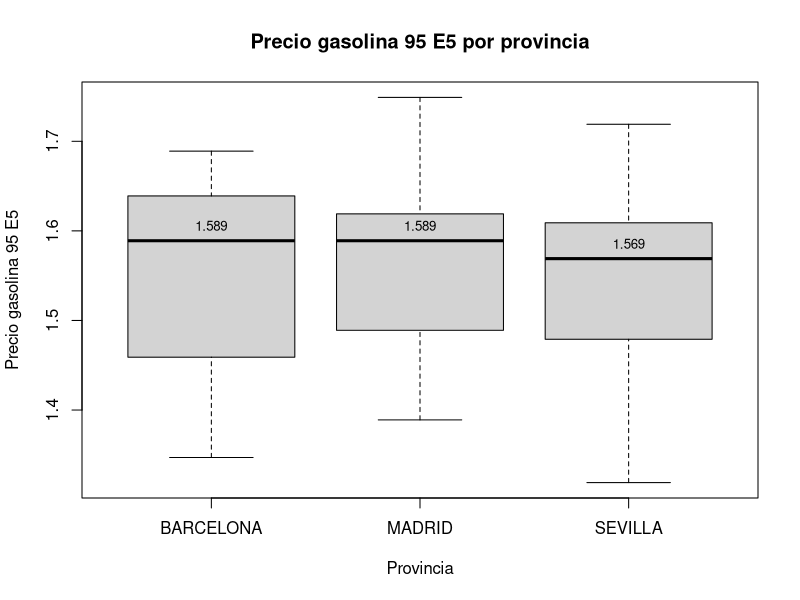
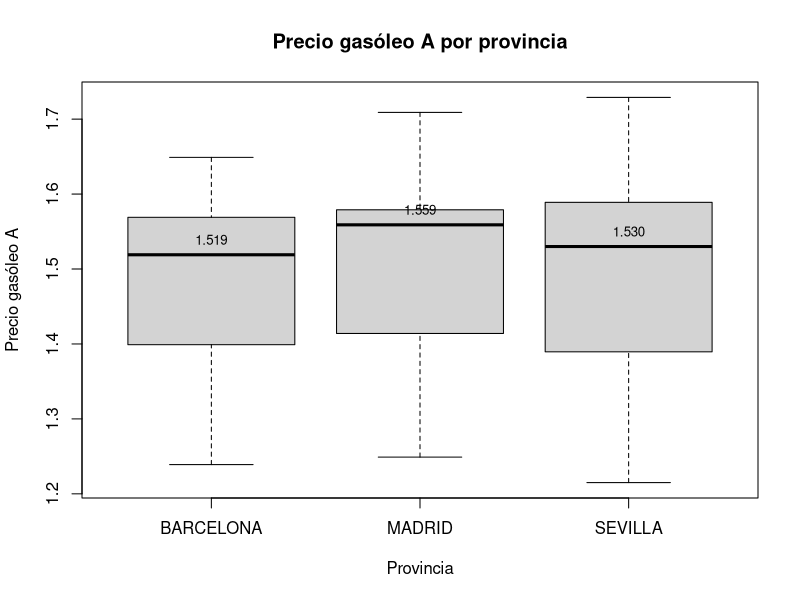

The R script that drew these images, in order:
## ---- chunk 1
install.packages("openxlsx")
library(openxlsx)
library(dplyr)
## ---- chunk 2
datos <- read.xlsx("Datos Actividad 3.xlsx", sheet = "Hidrocarburos")
datos
## ---- chunk 3
df2 <- datos |> filter(Provincia %in% c("MADRID", "BARCELONA", "SEVILLA"))
df2
## ---- chunk 4
df2$Precio.gasolina.95.E5 <- gsub(",", ".", df2$Precio.gasolina.95.E5)
df2$Precio.gasóleo.A <- gsub(",", ".", df2$Precio.gasóleo.A)
## ---- chunk 5
df2$Precio.gasolina.95.E5 <- as.numeric(df2$Precio.gasolina.95.E5)
df2$Precio.gasóleo.A <- as.numeric(df2$Precio.gasóleo.A)
df2
## ---- chunk 6
summary(df2)
## ---- chunk 7
# Según Precio.gasolina.95.E5
res_provincia_95E5 <- df2 %>%
  group_by(Provincia) %>%
  summarise(
    cantidad = n(),
    promedio = mean(Precio.gasolina.95.E5, na.rm = TRUE),
    max = max(Precio.gasolina.95.E5, na.rm = TRUE),
    min = min(Precio.gasolina.95.E5, na.rm = TRUE),
    mediana = median(Precio.gasolina.95.E5, na.rm = TRUE),
    varianza = var(Precio.gasolina.95.E5, na.rm = TRUE)
  )

print(res_provincia_95E5)
## ---- chunk 8
# Según Precio.gasolina.95.E5 creamos un boxplot por provincia con etiquetas

boxplot(df2$Precio.gasolina.95.E5 ~ df2$Provincia, main = "Precio gasolina 95 E5 por provincia", xlab = "Provincia", ylab = "Precio gasolina 95 E5")

# Agregamos las etiquetas para mejorar la visibilidad
# Calcular las medianas para cada provincia
medianas <- tapply(df2$Precio.gasolina.95.E5, df2$Provincia, median, na.rm = TRUE)

# Agregar etiquetas de texto para las medianas
text(x = 1:length(medianas), y = medianas, labels = format(medianas, digits = 4), pos = 3, cex = 0.8)

## ---- chunk 9
# Según Precio.gasóleo.A
res_provincia_gasA <- df2 %>%
  group_by(Provincia) %>%
  summarise(
    cantidad = n(),
    promedio = mean(Precio.gasóleo.A, na.rm = TRUE),
    max = max(Precio.gasóleo.A, na.rm = TRUE),
    min = min(Precio.gasóleo.A, na.rm = TRUE),
    mediana = median(Precio.gasóleo.A, na.rm = TRUE),
    varianza = var(Precio.gasóleo.A, na.rm = TRUE),
  )

print(res_provincia_gasA)
## ---- chunk 10
# Según Precio.gasóleo.A creamos un boxplot por provincia con etiquetas

boxplot(df2$Precio.gasóleo.A ~ df2$Provincia, main = "Precio gasóleo A por provincia", xlab = "Provincia", ylab = "Precio gasóleo A")

# Agregamos las etiquetas para mejorar la visibilidad
# Calcular las medianas para cada provincia
medianas <- tapply(df2$Precio.gasóleo.A, df2$Provincia, median, na.rm = TRUE)

# Agregar etiquetas de texto para las medianas
text(x = 1:length(medianas), y = medianas, labels = format(medianas, digits = 4), pos = 3, cex = 0.8)

## ---- chunk 11
madrid_otros <- datos |> filter(Provincia %in% c("MADRID", "SEVILLA", "BARCELONA", "VALENCIA"))
## ---- chunk 12
madrid_otros$provincia_grp <- ifelse(madrid_otros$Provincia == "MADRID", "MADRID", "OTROS")
madrid_otros
## ---- chunk 13
madrid_otros$Precio.gasolina.95.E5 <- gsub(",", ".", df2$Precio.gasolina.95.E5)
madrid_otros$Precio.gasóleo.A <- gsub(",", ".", df2$Precio.gasóleo.A)
## ---- chunk 14
madrid_otros$Precio.gasolina.95.E5 <- as.numeric(df2$Precio.gasolina.95.E5)
madrid_otros$Precio.gasóleo.A <- as.numeric(df2$Precio.gasóleo.A)
## ---- chunk 15
# Realizar la prueba F para Madrid y Sevilla
var.test(Precio.gasolina.95.E5 ~ provincia_grp, data = madrid_otros,
         conf.level = 0.95, alternative = 'two.sided')
## ---- chunk 16
t.test(madrid_otros$Precio.gasolina.95.E5 ~ madrid_otros$provincia_grp,
       conf.level = 0.99,
       mu = 0,
       alternative = c("two.sided"),
       var.equal = TRUE)
## ---- chunk 17
t.test(madrid_otros$Precio.gasolina.95.E5 ~ madrid_otros$provincia_grp,
       conf.level = 0.99,
       mu = 0,
       alternative = c("two.sided"),
       var.equal = FALSE)
## ---- chunk 18
t.test(madrid_otros$Precio.gasóleo.A ~ madrid_otros$provincia_grp,
       conf.level = 0.99,
       mu = 0,
       alternative = c("two.sided"),
       var.equal = TRUE)
## ---- chunk 19
t.test(madrid_otros$Precio.gasóleo.A ~ madrid_otros$provincia_grp,
       conf.level = 0.99,
       mu = 0,
       alternative = c("two.sided"),
       var.equal = FALSE)
